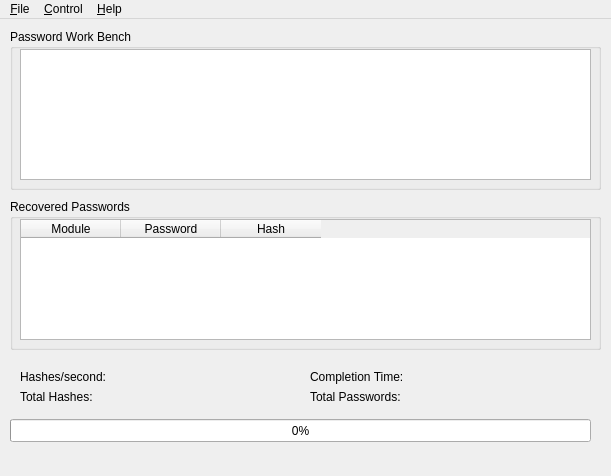
<?xml version="1.0" encoding="UTF-8"?>
<ui version="4.0">
 <class>bl4ckJackClass</class>
 <widget class="QMainWindow" name="bl4ckJackClass">
  <property name="geometry">
   <rect>
    <x>0</x>
    <y>0</y>
    <width>611</width>
    <height>476</height>
   </rect>
  </property>
  <property name="minimumSize">
   <size>
    <width>611</width>
    <height>476</height>
   </size>
  </property>
  <property name="maximumSize">
   <size>
    <width>611</width>
    <height>476</height>
   </size>
  </property>
  <property name="windowTitle">
   <string>bl4ckJack</string>
  </property>
  <property name="windowIcon">
   <iconset>
    <normaloff>../bl4ckJack.gif</normaloff>../bl4ckJack.gif</iconset>
  </property>
  <widget class="QWidget" name="centralWidget">
   <widget class="QGroupBox" name="groupBox">
    <property name="geometry">
     <rect>
      <x>10</x>
      <y>10</y>
      <width>591</width>
      <height>161</height>
     </rect>
    </property>
    <property name="title">
     <string>Password Work Bench</string>
    </property>
    <widget class="QTableView" name="tblHash">
     <property name="geometry">
      <rect>
       <x>10</x>
       <y>20</y>
       <width>571</width>
       <height>131</height>
      </rect>
     </property>
    </widget>
   </widget>
   <widget class="QProgressBar" name="progressBar">
    <property name="geometry">
     <rect>
      <x>10</x>
      <y>400</y>
      <width>581</width>
      <height>23</height>
     </rect>
    </property>
    <property name="value">
     <number>0</number>
    </property>
   </widget>
   <widget class="QLabel" name="lblTotalHashestxt">
    <property name="geometry">
     <rect>
      <x>20</x>
      <y>370</y>
      <width>141</width>
      <height>16</height>
     </rect>
    </property>
    <property name="text">
     <string>Total Hashes: </string>
    </property>
   </widget>
   <widget class="QLabel" name="lblPPStxt">
    <property name="geometry">
     <rect>
      <x>20</x>
      <y>350</y>
      <width>141</width>
      <height>16</height>
     </rect>
    </property>
    <property name="text">
     <string>Hashes/second: </string>
    </property>
   </widget>
   <widget class="QLabel" name="lblCompletionTimetxt">
    <property name="geometry">
     <rect>
      <x>310</x>
      <y>350</y>
      <width>141</width>
      <height>16</height>
     </rect>
    </property>
    <property name="text">
     <string>Completion Time: </string>
    </property>
   </widget>
   <widget class="QLabel" name="lblRecoveredPasswordstxt">
    <property name="geometry">
     <rect>
      <x>310</x>
      <y>370</y>
      <width>141</width>
      <height>16</height>
     </rect>
    </property>
    <property name="text">
     <string>Total Passwords: </string>
    </property>
   </widget>
   <widget class="QGroupBox" name="groupBox_2">
    <property name="geometry">
     <rect>
      <x>10</x>
      <y>180</y>
      <width>591</width>
      <height>151</height>
     </rect>
    </property>
    <property name="title">
     <string>Recovered Passwords</string>
    </property>
    <widget class="QTableWidget" name="tblPassword">
     <property name="geometry">
      <rect>
       <x>10</x>
       <y>20</y>
       <width>571</width>
       <height>121</height>
      </rect>
     </property>
     <property name="toolTip">
      <string>&lt;!DOCTYPE HTML PUBLIC &quot;-//W3C//DTD HTML 4.0//EN&quot; &quot;http://www.w3.org/TR/REC-html40/strict.dtd&quot;&gt;
&lt;html&gt;&lt;head&gt;&lt;meta name=&quot;qrichtext&quot; content=&quot;1&quot; /&gt;&lt;style type=&quot;text/css&quot;&gt;
p, li { white-space: pre-wrap; }
&lt;/style&gt;&lt;/head&gt;&lt;body style=&quot; font-family:'Segoe UI'; font-size:9pt; font-weight:400; font-style:normal;&quot;&gt;
&lt;p style=&quot; width: 60px; margin-top:0px; margin-bottom:0px; margin-left:0px; margin-right:0px; -qt-block-indent:0; text-indent:0px;&quot;&gt;Right click for more options.&lt;/p&gt;&lt;/body&gt;&lt;/html&gt;</string>
     </property>
     <column>
      <property name="text">
       <string>Module</string>
      </property>
     </column>
     <column>
      <property name="text">
       <string>Password</string>
      </property>
     </column>
     <column>
      <property name="text">
       <string>Hash</string>
      </property>
     </column>
    </widget>
   </widget>
   <widget class="QLabel" name="lblRecoveredPasswords">
    <property name="geometry">
     <rect>
      <x>460</x>
      <y>370</y>
      <width>121</width>
      <height>16</height>
     </rect>
    </property>
    <property name="text">
     <string/>
    </property>
    <property name="alignment">
     <set>Qt::AlignRight|Qt::AlignTrailing|Qt::AlignVCenter</set>
    </property>
   </widget>
   <widget class="QLabel" name="lblCompletionTime">
    <property name="geometry">
     <rect>
      <x>460</x>
      <y>350</y>
      <width>121</width>
      <height>16</height>
     </rect>
    </property>
    <property name="text">
     <string/>
    </property>
    <property name="alignment">
     <set>Qt::AlignRight|Qt::AlignTrailing|Qt::AlignVCenter</set>
    </property>
   </widget>
   <widget class="QLabel" name="lblPPS">
    <property name="geometry">
     <rect>
      <x>170</x>
      <y>350</y>
      <width>121</width>
      <height>16</height>
     </rect>
    </property>
    <property name="text">
     <string/>
    </property>
    <property name="alignment">
     <set>Qt::AlignRight|Qt::AlignTrailing|Qt::AlignVCenter</set>
    </property>
   </widget>
   <widget class="QLabel" name="lblTotalHashes">
    <property name="geometry">
     <rect>
      <x>170</x>
      <y>370</y>
      <width>121</width>
      <height>16</height>
     </rect>
    </property>
    <property name="text">
     <string/>
    </property>
    <property name="alignment">
     <set>Qt::AlignRight|Qt::AlignTrailing|Qt::AlignVCenter</set>
    </property>
   </widget>
  </widget>
  <widget class="QMenuBar" name="menuBar">
   <property name="geometry">
    <rect>
     <x>0</x>
     <y>0</y>
     <width>611</width>
     <height>21</height>
    </rect>
   </property>
   <widget class="QMenu" name="menu_File">
    <property name="title">
     <string>&amp;File</string>
    </property>
    <addaction name="action_New"/>
    <addaction name="action_Open"/>
    <addaction name="separator"/>
    <addaction name="action_Save"/>
    <addaction name="actionSave_As"/>
    <addaction name="action_Close"/>
    <addaction name="separator"/>
    <addaction name="action_Properties"/>
    <addaction name="separator"/>
    <addaction name="action_Quit"/>
   </widget>
   <widget class="QMenu" name="menu_Help">
    <property name="title">
     <string>&amp;Help</string>
    </property>
    <addaction name="action_About"/>
    <addaction name="separator"/>
    <addaction name="action_Updates"/>
   </widget>
   <widget class="QMenu" name="menu_Control">
    <property name="title">
     <string>&amp;Control</string>
    </property>
    <addaction name="action_Start"/>
    <addaction name="separator"/>
    <addaction name="action_Pause"/>
    <addaction name="separator"/>
    <addaction name="actionS_top"/>
   </widget>
   <addaction name="menu_File"/>
   <addaction name="menu_Control"/>
   <addaction name="menu_Help"/>
  </widget>
  <action name="action_About">
   <property name="text">
    <string>&amp;About</string>
   </property>
  </action>
  <action name="action_Updates">
   <property name="text">
    <string>&amp;Updates</string>
   </property>
  </action>
  <action name="action_New">
   <property name="text">
    <string>&amp;New</string>
   </property>
  </action>
  <action name="action_Open">
   <property name="text">
    <string>&amp;Open</string>
   </property>
  </action>
  <action name="action_Save">
   <property name="text">
    <string>&amp;Save</string>
   </property>
  </action>
  <action name="actionSave_As">
   <property name="text">
    <string>Save &amp;As</string>
   </property>
  </action>
  <action name="action_Close">
   <property name="text">
    <string>&amp;Close</string>
   </property>
  </action>
  <action name="action_Quit">
   <property name="text">
    <string>&amp;Quit</string>
   </property>
  </action>
  <action name="action_Properties">
   <property name="text">
    <string>&amp;Properties</string>
   </property>
  </action>
  <action name="action_Start">
   <property name="text">
    <string>&amp;Start</string>
   </property>
  </action>
  <action name="action_Pause">
   <property name="text">
    <string>&amp;Pause</string>
   </property>
  </action>
  <action name="actionS_top">
   <property name="text">
    <string>S&amp;top</string>
   </property>
  </action>
 </widget>
 <layoutdefault spacing="6" margin="11"/>
 <resources>
  <include location="bl4ckjack.qrc"/>
 </resources>
 <connections/>
</ui>
